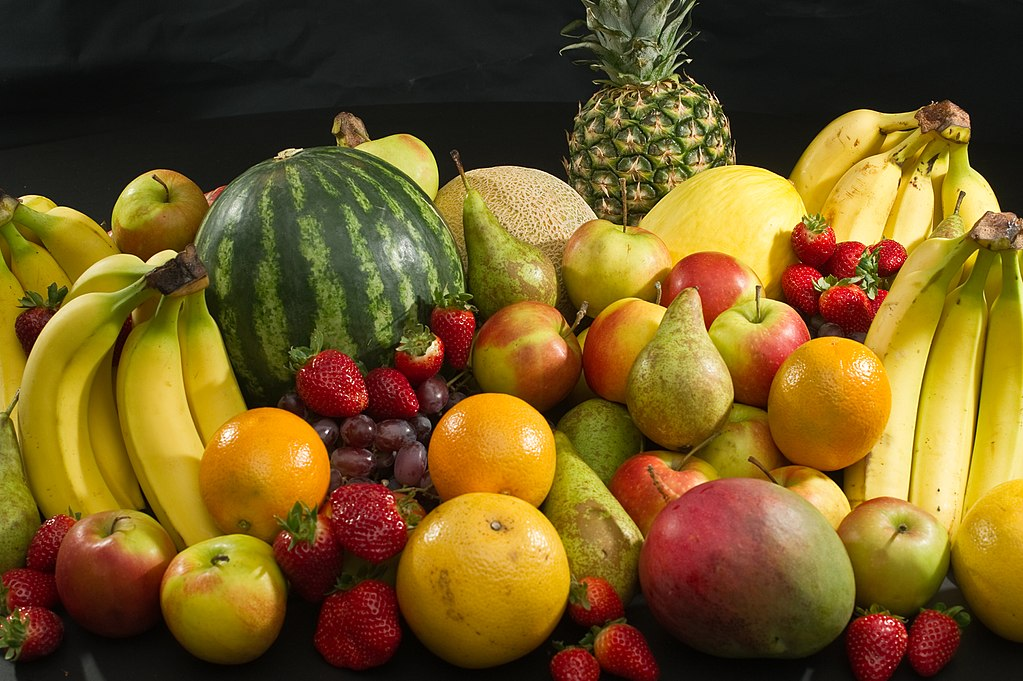
//> input picture fruits.jpg, 1023 x 681 px
$ ./Ex0_Jonas_Knobloch fruits.jpg   (built with g++ and OpenCV 4)
//> lines starting //> are read from the running program, lines starting //| are printed output that depends on the picture
#include "opencv2/core/utility.hpp"
#include "opencv2/imgproc.hpp"
#include "opencv2/imgcodecs.hpp"
#include "opencv2/highgui.hpp"

#include <stdio.h>

using namespace cv;
using namespace std;

int edgeThresh = 1;
int edgeThreshScharr = 1;

Mat image, gray, blurImage, edge1, edge2, cedge;

const char *window_name1 = "Edge map : Canny default (Sobel gradient)";
const char *window_name2 = "Edge map : Canny with custom gradient (Scharr)";

// define a trackbar callback
static void onTrackbar(int, void *) {
    blur(gray, blurImage, Size(3, 3));

    // Run the edge detector on grayscale
    Canny(blurImage, edge1, edgeThresh, edgeThresh * 3, 3);
    cedge = Scalar::all(0);

    image.copyTo(cedge, edge1);
    imshow(window_name1, cedge);

    Mat dx, dy;
    Scharr(blurImage, dx, CV_16S, 1, 0);
    Scharr(blurImage, dy, CV_16S, 0, 1);
    Canny(dx, dy, edge2, edgeThreshScharr, edgeThreshScharr * 3);
    cedge = Scalar::all(0);
    image.copyTo(cedge, edge2);
    imshow(window_name2, cedge);
}

static void help(const char **argv) {
    printf("\nThis sample demonstrates Canny edge detection\n"
           "Call:\n"
           "    %s [image_name -- Default is fruits.jpg]\n\n", argv[0]);
}

const char *keys =
        {
                "{help h||}{@image |fruits.jpg|input image name}"
        };

int main(int argc, const char **argv) {
    help(argv);
    CommandLineParser parser(argc, argv, keys);
    string filename = parser.get<string>(0);

    image = imread(samples::findFile(filename), IMREAD_COLOR);
//> image is the input picture: 681 rows x 1023 cols, CV_8UC3; mean B, G, R 34.2, 89, 115.1
    if (image.empty()) {
        printf("Cannot read image file: %s\n", filename.c_str());
        help(argv);
        return -1;
    }
    cedge.create(image.size(), image.type());
    cvtColor(image, gray, COLOR_BGR2GRAY);
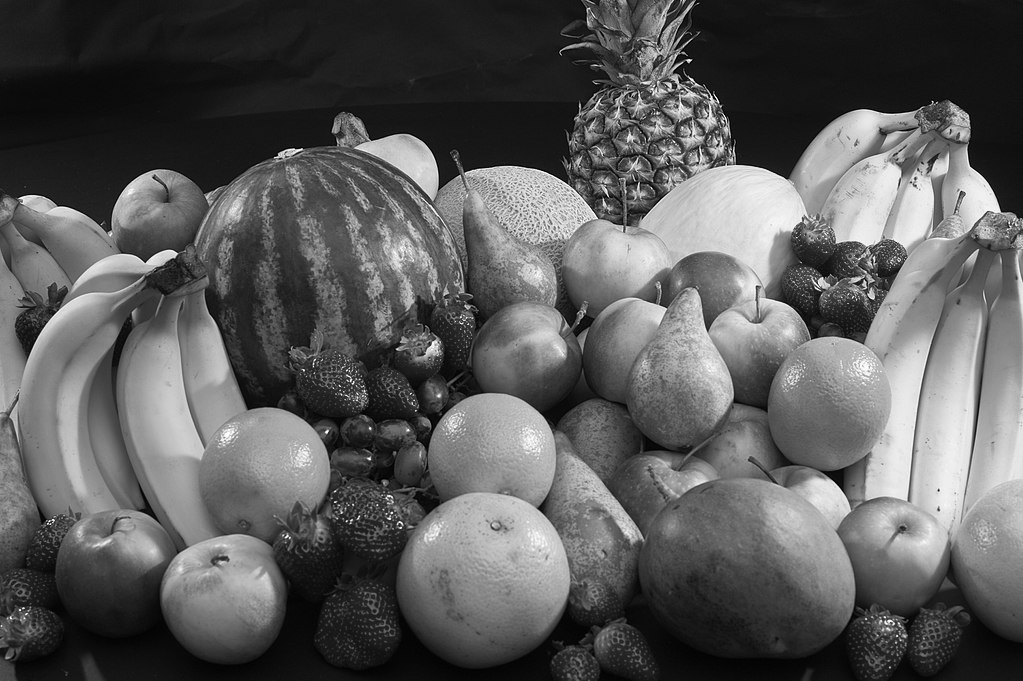
//> gray: 681 rows x 1023 cols, CV_8UC1; min 0, max 254, mean 90.6

    // Create a window
    namedWindow(window_name1, 1);
    namedWindow(window_name2, 1);

    // create a toolbar
    createTrackbar("Canny threshold default", window_name1, &edgeThresh, 100, onTrackbar);
    createTrackbar("Canny threshold Scharr", window_name2, &edgeThreshScharr, 400, onTrackbar);

    // Show the image
    onTrackbar(0, 0);
//> in onTrackbar, `Canny(blurImage, edge1, edgeThresh, edgeThresh * 3, 3);`:
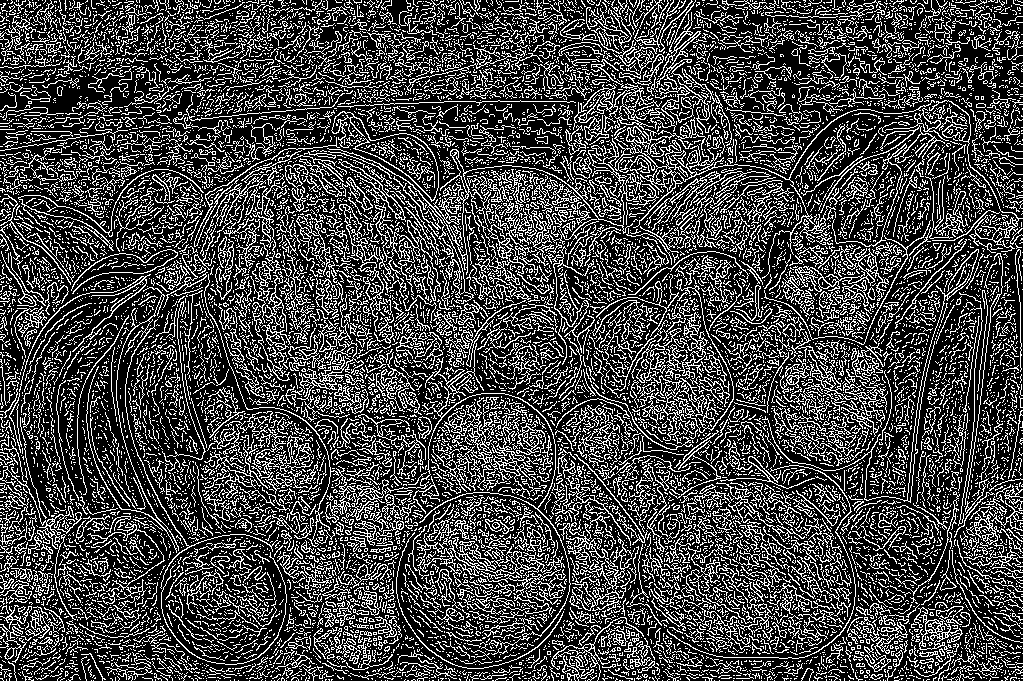
//> edge1: 681 rows x 1023 cols, CV_8UC1; 27% white in thin lines or dots
//> in onTrackbar, `image.copyTo(cedge, edge1);`:
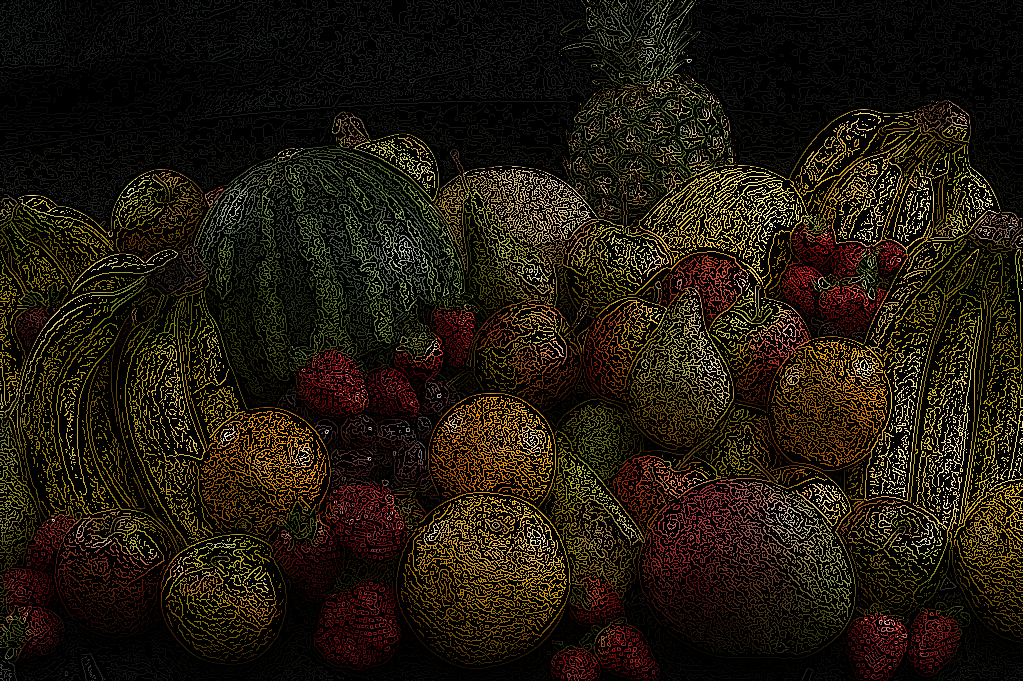
//> cedge: 681 rows x 1023 cols, CV_8UC3; mean B, G, R 9.6, 24.4, 32
//> in onTrackbar, `Scharr(blurImage, dx, CV_16S, 1, 0);`:
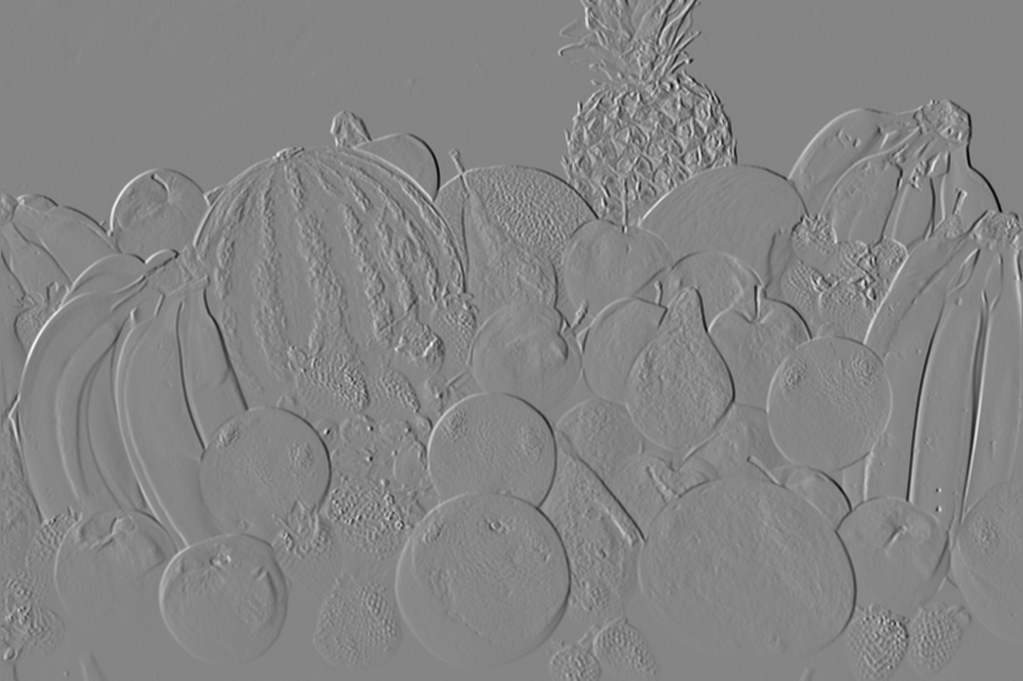
//> dx: 681 rows x 1023 cols, CV_16SC1; min -2290, max 2096, mean 0.7; drawn with min black and max white
//> in onTrackbar, `Scharr(blurImage, dy, CV_16S, 0, 1);`:
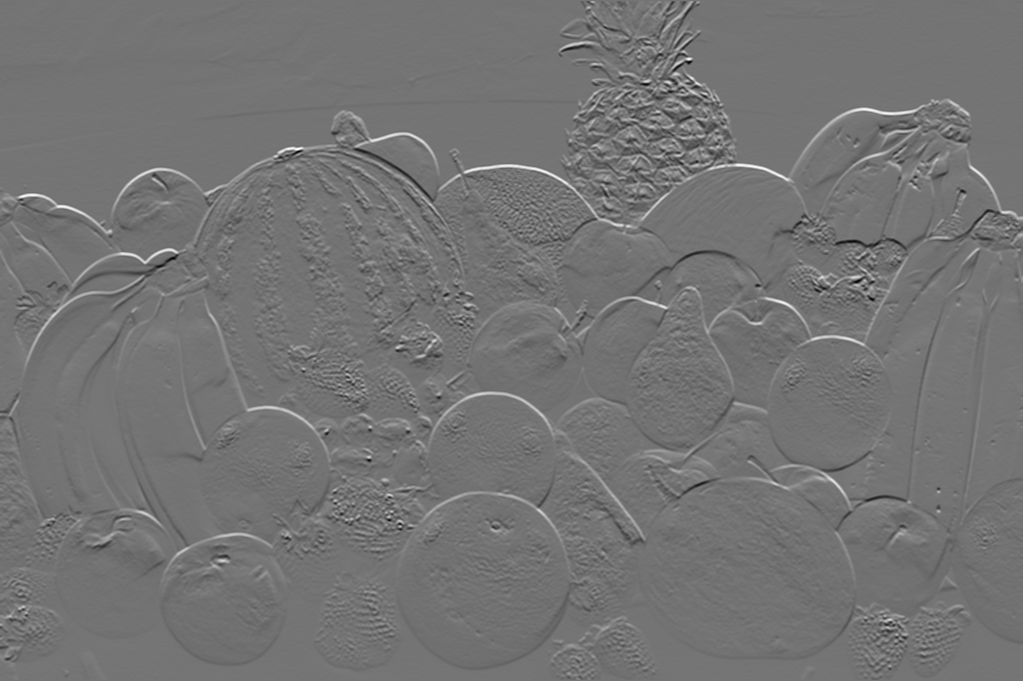
//> dy: 681 rows x 1023 cols, CV_16SC1; min -1941, max 2316, mean -0.6; drawn with min black and max white
//> in onTrackbar, `Canny(dx, dy, edge2, edgeThreshScharr, edgeThreshScharr * 3);`:
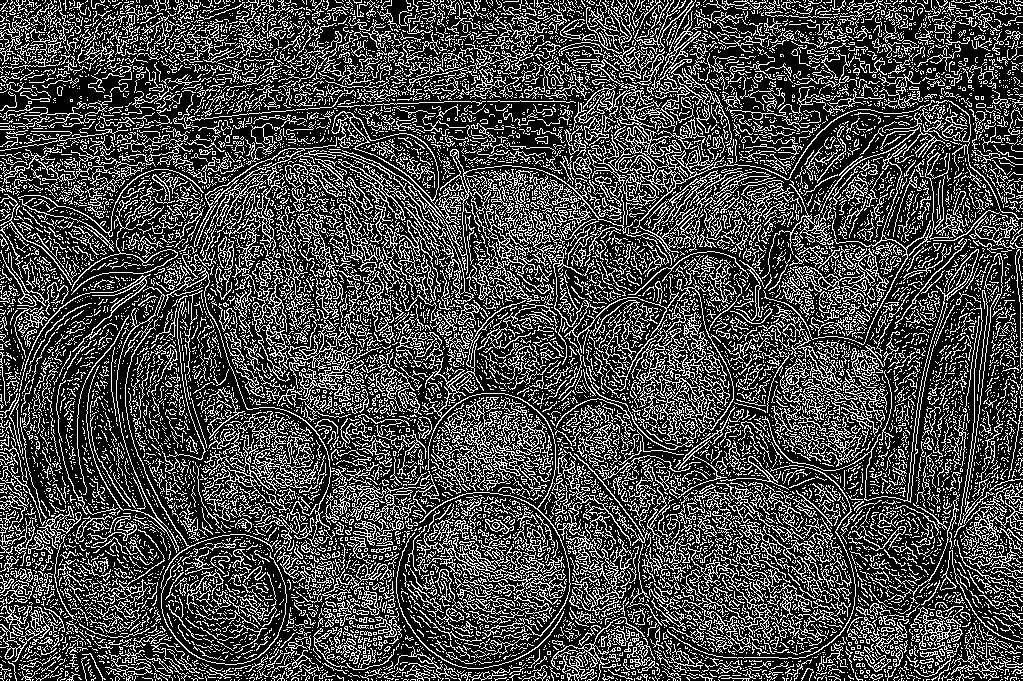
//> edge2: 681 rows x 1023 cols, CV_8UC1; 28.2% white in thin lines or dots

    // Wait for a key stroke; the same function arranges events processing
    waitKey(0);

    return 0;
}

$ run again, with stereo.jpg copied over fruits.jpg
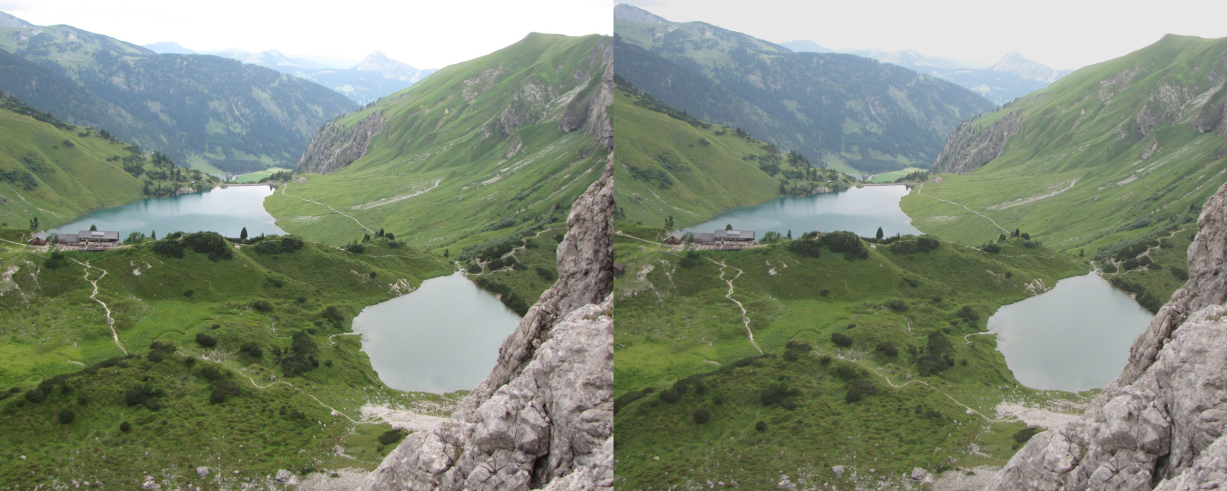
//> input picture stereo.jpg, 2454 x 982 px (shown at 1/2 size)
//> image is the input picture: 982 rows x 2454 cols, CV_8UC3; mean B, G, R 122.3, 139.9, 130.3
//> in onTrackbar, `Canny(blurImage, edge1, edgeThresh, edgeThresh * 3, 3);`:
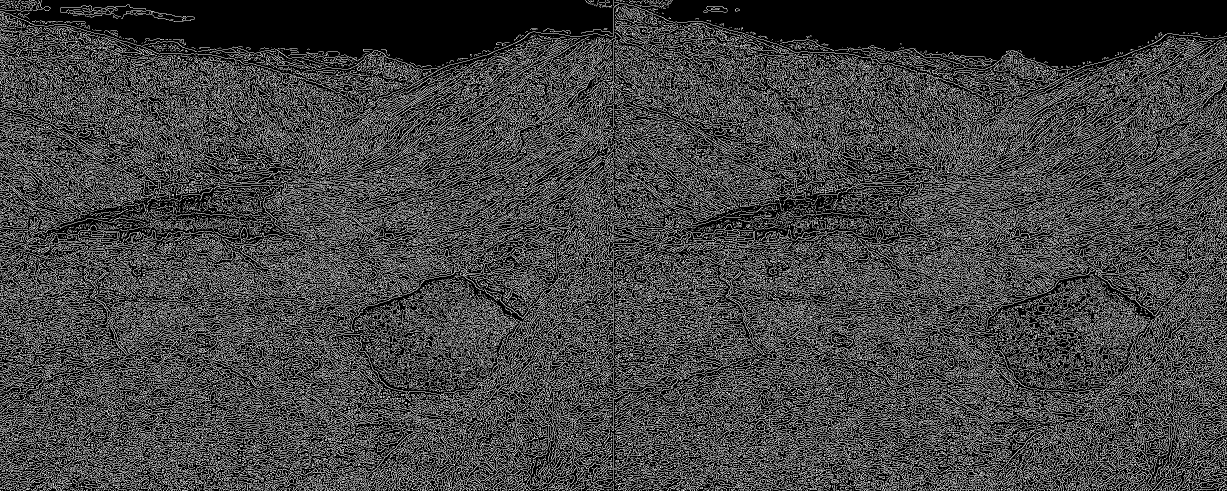
//> edge1: 982 rows x 2454 cols, CV_8UC1 (shown at 1/2 size); 26.2% white in thin lines or dots
//> in onTrackbar, `Scharr(blurImage, dy, CV_16S, 0, 1);`:
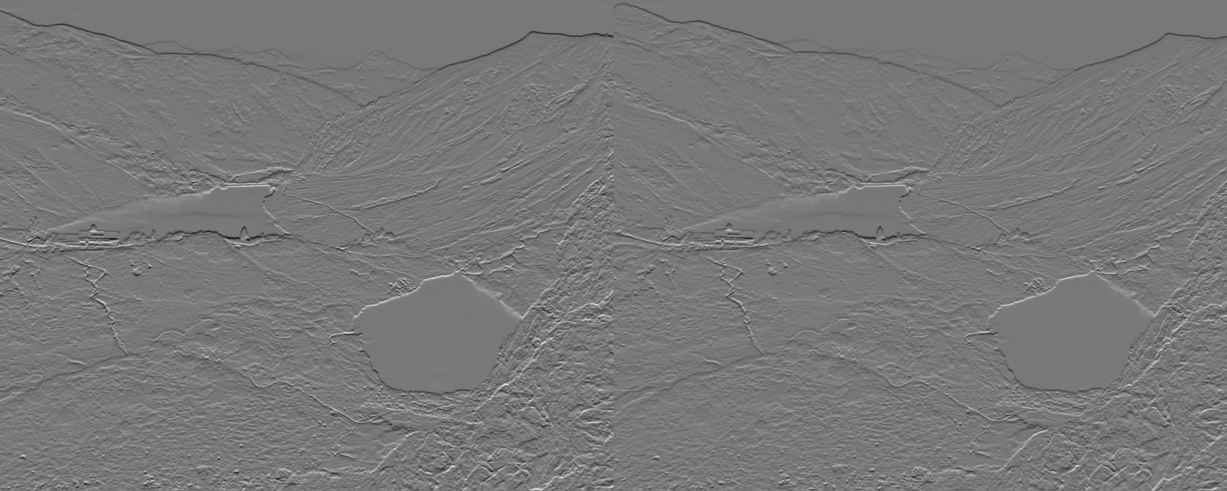
//> dy: 982 rows x 2454 cols, CV_16SC1 (shown at 1/2 size); min -1334, max 1480, mean -3.9; drawn with min black and max white
//> edge2: 982 rows x 2454 cols, CV_8UC1; 27.1% white in thin lines or dots
